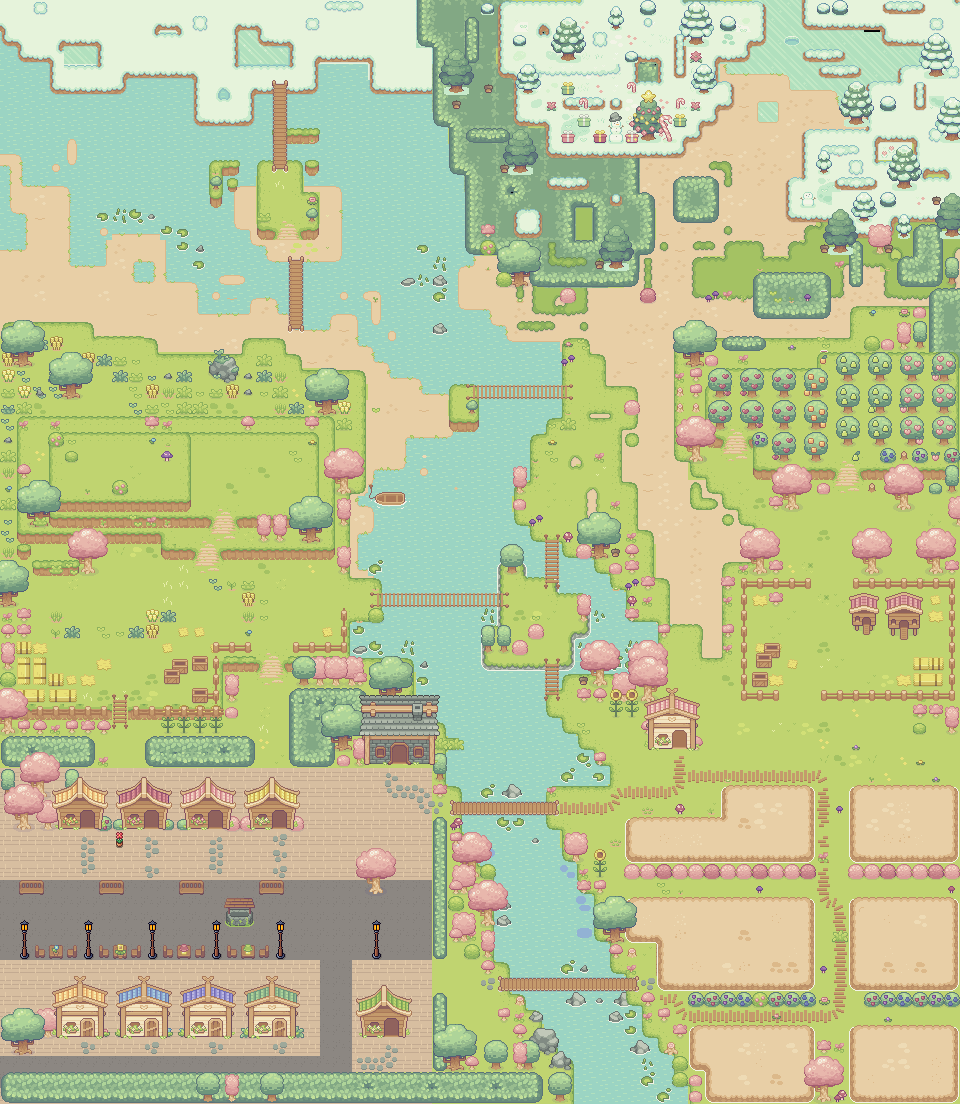

A 2D game scene composited from a Tiled map and its tileset images. What follows is a short description and the map's XML, with each tile layer's data collapsed to a summary:
An orthogonal 60x69 tile map with 16x16 px tiles, 13 tile layers (Ground+river, beach + ground, groud edge, hill, ...), 17 tilesets and 20 objects (office, crop field 1, crop field 2, crop field 3, crop field 4, ...).

<map version="1.10" tiledversion="1.11.2" orientation="orthogonal" renderorder="right-down" width="60" height="69" tilewidth="16" tileheight="16" infinite="0" nextlayerid="17" nextobjectid="51">
 <tileset firstgid="1" name="01_terrain_grass" tilewidth="16" tileheight="16" tilecount="539" columns="11">
  <image source="tilesets_merged/01_terrain_grass.png" width="176" height="784" />
 </tileset>
 <tileset firstgid="540" name="02_terrain_water" tilewidth="16" tileheight="16" tilecount="180" columns="12">
  <image source="tilesets_merged/02_terrain_water.png" width="192" height="240" />
 </tileset>
 <tileset firstgid="720" name="03_terrain_paths" tilewidth="16" tileheight="16" tilecount="96" columns="8">
  <image source="tilesets_merged/03_terrain_paths.png" width="128" height="192" />
 </tileset>
 <tileset firstgid="816" name="04_buildings" tilewidth="16" tileheight="16" tilecount="1062" columns="18">
  <image source="tilesets_merged/04_buildings.png" width="288" height="944" />
 </tileset>
 <tileset firstgid="1878" name="05_plants_trees" tilewidth="16" tileheight="16" tilecount="840" columns="14">
  <image source="tilesets_merged/05_plants_trees.png" width="224" height="960" />
 </tileset>
 <tileset firstgid="2718" name="06_furniture" tilewidth="16" tileheight="16" tilecount="576" columns="16">
  <image source="tilesets_merged/06_furniture.png" width="256" height="576" />
 </tileset>
 <tileset firstgid="3294" name="07_outdoor_decor" tilewidth="16" tileheight="16" tilecount="140" columns="7">
  <image source="tilesets_merged/07_outdoor_decor.png" width="112" height="320" />
 </tileset>
 <tileset firstgid="3434" source="Chikcen_Houses.tsx" />
 <tileset firstgid="3698" source="grey_brick_houses_with_grass.tsx" />
 <tileset firstgid="3788" source="Soil_Ground_Tiles.tsx" />
 <tileset firstgid="3865" source="Wooden_Bridge_v2.tsx" />
 <tileset firstgid="3877" source="Bush_Tiles.tsx" />
 <tileset firstgid="3998" source="animal building.tsx" />
 <tileset firstgid="4010" source="small_huts_with_grass.tsx" />
 <tileset firstgid="4154" source="snow tiles 2.tsx" />
 <tileset firstgid="4429" source="winter sprites.tsx" />
 <tileset firstgid="4564" source="ice tiles.tsx" />
 <layer id="1" name="Ground+river" width="60" height="69">
  <data>[4140 cells, 4138 non-empty, 69 distinct tile ids]</data>
 </layer>
 <layer id="9" name="beach + ground" width="60" height="69">
  <data>[4140 cells, 888 non-empty, 159 distinct tile ids]</data>
 </layer>
 <layer id="7" name="groud edge" width="60" height="69">
  <data>[4140 cells, 521 non-empty, 124 distinct tile ids]</data>
 </layer>
 <layer id="8" name="hill" width="60" height="69">
  <data>[4140 cells, 552 non-empty, 144 distinct tile ids]</data>
 </layer>
 <layer id="10" name="hill 2 x" width="60" height="69">
  <data>[4140 cells, 291 non-empty, 91 distinct tile ids]</data>
 </layer>
 <layer id="2" name="Terrain x" width="60" height="69">
  <data>[4140 cells, 87 non-empty, 49 distinct tile ids]</data>
 </layer>
 <layer id="13" name="path &amp; bridge" width="60" height="69">
  <data>[4140 cells, 160 non-empty, 40 distinct tile ids]</data>
 </layer>
 <layer id="14" name="Trees x" width="60" height="69">
  <data>[4140 cells, 511 non-empty, 81 distinct tile ids]</data>
 </layer>
 <layer id="15" name="trees and furniture x" width="60" height="69">
  <data>[4140 cells, 105 non-empty, 40 distinct tile ids]</data>
 </layer>
 <layer id="16" name="deco plant" width="60" height="69">
  <data>[4140 cells, 218 non-empty, 51 distinct tile ids]</data>
 </layer>
 <layer id="4" name="Decorations" width="60" height="69">
  <data>[4140 cells, 35 non-empty, 9 distinct tile ids]</data>
 </layer>
 <layer id="3" name="Buildings+fence x" width="60" height="69">
  <data>[4140 cells, 288 non-empty, 237 distinct tile ids]</data>
 </layer>
 <layer id="5" name="Above Player" width="60" height="69">
  <data>[4140 cells, 0 non-empty, 0 distinct tile ids]</data>
 </layer>
 <objectgroup id="6" name="Markers" opacity="0.07">
  <object id="6" name="office" x="371.472" y="705.076" width="58.6061" height="61.311" />
  <object id="18" name="crop field 1" x="724.403" y="787.535">
   <polygon points="0,0 -2.42817,28.3286 -94.6985,30.7568 -93.8891,71.2262 87.414,72.845 84.9858,-0.809389" />
  </object>
  <object id="19" name="crop field 2" x="856.333" y="793.201" width="97.1267" height="63.9417" />
  <object id="22" name="crop field 3" x="640.227" y="900.04">
   <polygon points="0,0 -1.61878,37.2319 19.4253,37.2319 20.2347,84.9858 169.162,84.9858 169.162,0.809389" />
  </object>
  <object id="23" name="crop field 4" x="696.884" y="1027.92">
   <polygon points="0,0 -1.61878,33.9943 13.7596,37.2319 14.569,67.9887 111.696,69.6074 114.124,1.61878" />
  </object>
  <object id="24" name="crop field 5" x="855.524" y="901.659" width="98.7454" height="84.1764" />
  <object id="25" name="crop field 6" x="857.143" y="1029.54" width="97.1267" height="67.9887" />
  <object id="27" name="chicken fence" x="747.066" y="582.76" width="201.538" height="108.458" />
  <object id="29" name="home door" x="670.983" y="730.878" width="16.9972" height="17.8066" />
  <object id="30" name="house door 1" x="81.7483" y="811.817" width="13.7596" height="16.9972" />
  <object id="31" name="house door2" x="143.763" y="809.973" width="15.133" height="18.3757" />
  <object id="32" name="house door 3" x="208.258" y="809.613" width="14.7726" height="19.4567" />
  <object id="33" name="house door 4" x="272.393" y="811.775" width="14.4123" height="16.2139" />
  <object id="34" name="house door 5" x="384.809" y="1018.95" width="13.6917" height="16.9345" />
  <object id="38" name="town" x="2.12962" y="768.794" width="430.894" height="329.382" />
  <object id="41" name="cow and pig area" x="53.9505" y="436.573">
   <polygon points="0,0 0.709874,53.2406 132.747,59.6294 153.333,75.2467 136.296,126.358 -22.716,141.265 -22.716,202.314 35.4937,256.265 102.932,254.845 154.043,197.345 283.24,200.185 285.369,122.808 168.95,123.518 182.438,80.2158 259.814,56.7899 258.394,-3.54937" />
  </object>
  <object id="43" name="snowy area" x="420.246" y="1.41975">
   <polygon points="0,0 36.9135,164.691 537.375,226.45 538.795,-0.709874" />
  </object>
  <object id="45" name="small fish, medium fish animation" x="384.93" y="466.83" width="107.64" height="119.34" />
  <object id="49" name="fishing animation side(to the right)" x="363.277" y="517.489" />
  <object id="50" name="spawn area" x="312.011" y="775.81" width="115.046" height="72.8828" />
 </objectgroup>
</map>
